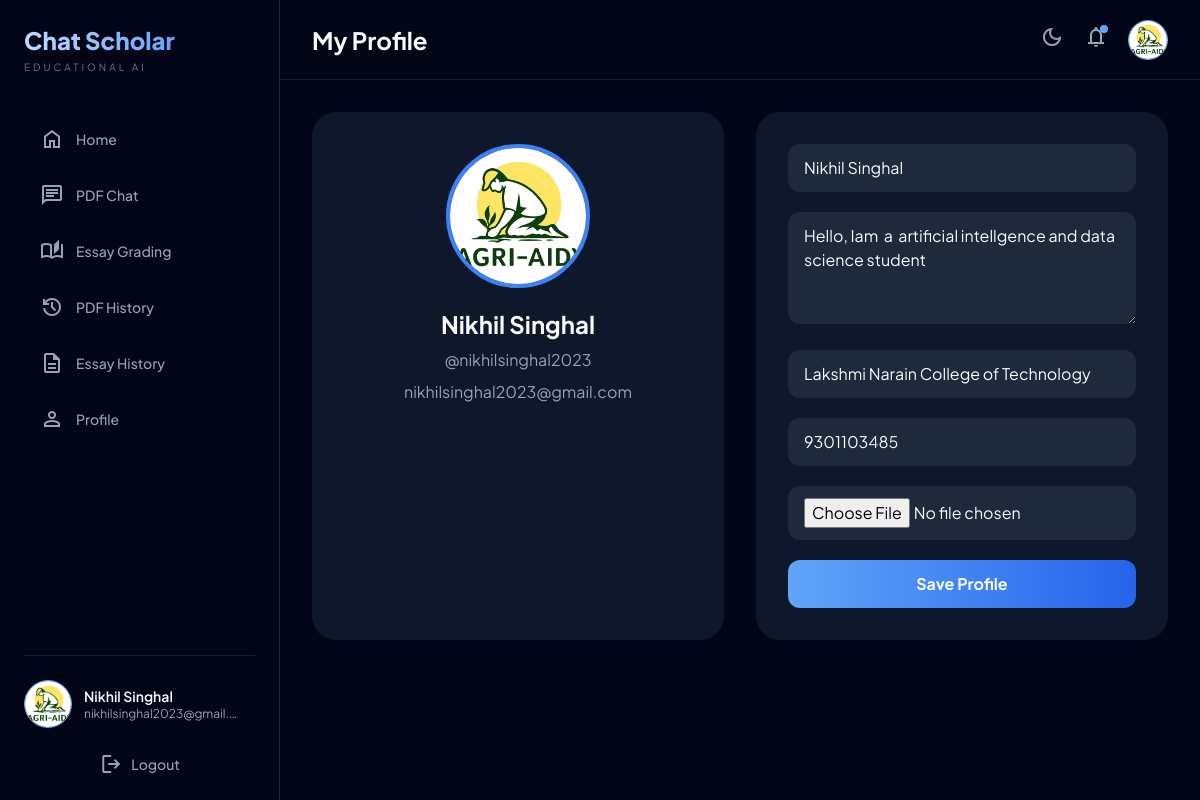
The page /profile (signed in) on the database its author committed.
### app1.py (models this page shows)
class User(db.Model, UserMixin):
    id = db.Column(db.Integer, primary_key=True)
    username = db.Column(db.String(50), unique=True, nullable=False)
    full_name = db.Column(db.String(100), nullable=False)
    email = db.Column(db.String(120), unique=True, nullable=False)
    password = db.Column(db.String(200), nullable=False)
    date_of_birth = db.Column(db.Date, nullable=True)
    is_verified = db.Column(db.Boolean, default=False)
    otp = db.Column(db.String(6), nullable=True)
    otp_expiry = db.Column(db.DateTime, nullable=True)
    created_at = db.Column(db.DateTime, default=datetime.datetime.now)
    profile_image = db.Column(db.String(200), default="default.png")
    bio = db.Column(db.String(300))
    college = db.Column(db.String(100))
    phone = db.Column(db.String(20))
    pdfs = db.relationship('PDFHistory', backref='user', lazy=True)
    chats = db.relationship('ChatHistory', backref='user', lazy=True)

### app1.py (the view, shortened to what this page needs)
@app.route('/profile', methods=['GET', 'POST'])
@login_required
def profile():
    return render_template("profile.html")

### app1.py (called while the page is built)
@login_manager.user_loader
def load_user(user_id):
    return User.query.get(int(user_id))

@app.context_processor
def inject_user():
    return dict(current_user=current_user)

@app.context_processor
def inject_notifications():
    if current_user.is_authenticated:
        notifications = Notification.query.filter_by(
            user_id=current_user.id
        ).order_by(Notification.created_at.desc()).limit(5).all()
        unread_count = Notification.query.filter_by(
            user_id=current_user.id,
            is_read=False
        ).count()
        return dict(
            notifications=notifications,
            unread_count=unread_count
        )
    return dict(
        notifications=[],
        unread_count=0
    )

### templates/profile.html (shortened to what this page needs)
{% extends 'base.html' %}
{% block page_heading %}
<h2 class="text-2xl font-bold">My Profile</h2>
{% endblock %}
{% block content %}
<div class="grid md:grid-cols-2 gap-8">
    <div class="bg-slate-900 rounded-3xl p-8 text-center">
        <img src="{{ url_for('static', filename='uploads/' + current_user.profile_image) }}"
        class="w-36 h-36 rounded-full mx-auto object-cover border-4 border-blue-500">
        <h3 class="text-2xl font-bold mt-5">
            {{ current_user.full_name }}
        </h3>
        <p class="text-slate-400 mt-2">
            @{{ current_user.username }}
        </p>
        <p class="text-slate-400 mt-2">
            {{ current_user.email }}
        </p>
    </div>
    <div class="bg-slate-900 rounded-3xl p-8">
        <form method="POST" enctype="multipart/form-data" class="space-y-5">
            <input type="text" name="full_name"
            value="{{ current_user.full_name }}"
            placeholder="Full Name"
            class="w-full bg-slate-800 rounded-xl px-4 py-3">
            <textarea name="bio"
            placeholder="Your bio"
            class="w-full bg-slate-800 rounded-xl px-4 py-3 h-28">{{ current_user.bio }}</textarea>
            <input type="text" name="college"
            value="{{ current_user.college }}"
            placeholder="College"
            class="w-full bg-slate-800 rounded-xl px-4 py-3">
            <input type="text" name="phone"
            value="{{ current_user.phone }}"
            placeholder="Phone"
            class="w-full bg-slate-800 rounded-xl px-4 py-3">
            <input type="file" name="profile_image"
            class="w-full bg-slate-800 rounded-xl px-4 py-3">
            <button type="submit"
            class="w-full bg-gradient-to-r from-blue-400 to-blue-600 py-3 rounded-xl font-bold">
                Save Profile
            </button>
        </form>
    </div>
</div>
{% endblock %}

### templates/base.html (shortened to what this page needs)
<!DOCTYPE html>
<html lang="en" id="html-root">
<head>
<script src="https://cdn.tailwindcss.com"></script>
</head>
<body class="bg-slate-950 text-white overflow-x-hidden transition-all duration-300">
<div class="flex min-h-screen">
    <aside class="fixed left-0 top-0 h-full w-[280px] bg-slate-950/95 backdrop-blur-xl border-r border-slate-800 z-50 flex flex-col p-6">
        <div class="mb-10">
            <h1 class="text-2xl font-extrabold bg-gradient-to-r from-blue-200 to-blue-500 bg-clip-text text-transparent">
            </h1>
            <p class="text-[10px] uppercase tracking-[0.3em] text-slate-500 mt-1">
                Educational AI
            </p>
        </div>
        <nav class="flex-1 space-y-2">
            <a href="{{ url_for('home') }}"
            class="flex items-center gap-3 px-4 py-3 rounded-xl text-slate-400 hover:text-white hover:bg-white/5 transition">
                <span class="material-symbols-outlined">home</span>
                <span class="text-sm font-medium">Home</span>
            </a>
            <a href="{{ url_for('pdf_chat') }}"
            class="flex items-center gap-3 px-4 py-3 rounded-xl text-slate-400 hover:text-white hover:bg-white/5 transition">
                <span class="material-symbols-outlined">chat</span>
                <span class="text-sm font-medium">PDF Chat</span>
            </a>
            <a href="{{ url_for('essay_rubric') }}"
            class="flex items-center gap-3 px-4 py-3 rounded-xl text-slate-400 hover:text-white hover:bg-white/5 transition">
                <span class="material-symbols-outlined">auto_stories</span>
                <span class="text-sm font-medium">Essay Grading</span>
            </a>
            <a href="{{ url_for('pdf_history') }}"
            class="flex items-center gap-3 px-4 py-3 rounded-xl text-slate-400 hover:text-white hover:bg-white/5 transition">
                <span class="material-symbols-outlined">history</span>
                <span class="text-sm font-medium">PDF History</span>
            </a>
            <a href="{{ url_for('essay_history') }}"
            class="flex items-center gap-3 px-4 py-3 rounded-xl text-slate-400 hover:text-white hover:bg-white/5 transition">
                <span class="material-symbols-outlined">description</span>
                <span class="text-sm font-medium">Essay History</span>
            </a>
            <a href="{{ url_for('profile') }}"
            class="flex items-center gap-3 px-4 py-3 rounded-xl text-slate-400 hover:text-white hover:bg-white/5 transition">
                <span class="material-symbols-outlined">person</span>
                <span class="text-sm font-medium">Profile</span>
            </a>
        </nav>
        {% if current_user.is_authenticated %}
        <div class="pt-6 border-t border-white/10">
            <a href="{{ url_for('profile') }}"
            class="flex items-center gap-3 hover:opacity-90 transition">
                <img
                src="{{ url_for('static', filename='uploads/' + (current_user.profile_image or 'default.png')) }}"
                class="w-12 h-12 rounded-full object-cover border border-blue-400">
                <div class="min-w-0">
                    <p class="text-sm font-semibold truncate">
                        {{ current_user.full_name }}
                    </p>
                    <p class="text-xs text-slate-400 truncate max-w-[160px]">
                        {{ current_user.email }}
                    </p>
                </div>
            </a>
            <div class="h-6"></div>
            <div class="flex justify-center">
                <a href="{{ url_for('logout') }}"
                class="flex items-center gap-2 text-slate-400 hover:text-white transition">
                    <span class="material-symbols-outlined">logout</span>
                    <span class="text-sm font-medium">Logout</span>
                </a>
            </div>
        </div>
        {% endif %}
    </aside>
    <div class="flex-1 ml-[280px]">
        <header class="h-20 border-b border-white/10 flex items-center justify-between px-8">
            <div>
                {% block page_heading %}{% endblock %}
            </div>
            <div class="flex items-center gap-5">
                <button onclick="toggleDark()"
                class="text-slate-400 hover:text-blue-300 transition">
                    <span class="material-symbols-outlined" id="theme-icon">dark_mode</span>
                </button>
                <button class="relative text-slate-400 hover:text-blue-300 transition">
                    <span class="material-symbols-outlined">notifications</span>
                    <span class="absolute top-0 right-0 w-2 h-2 bg-blue-400 rounded-full"></span>
                </button>
                {% if current_user.is_authenticated %}
                <a href="{{ url_for('profile') }}">
                    <img
                    src="{{ url_for('static', filename='uploads/' + (current_user.profile_image or 'default.png')) }}"
                    class="w-10 h-10 rounded-full object-cover border border-blue-400 hover:scale-105 transition">
                </a>
                {% endif %}
            </div>
        </header>
        <main class="p-8">
            {% block content %}{% endblock %}
        </main>
    </div>
</div>
</body>
</html>

### templates/base.html (style rules this page uses)
body { font-family:'Plus Jakarta Sans',sans-serif; }
.dark body { background:#020617; color:#f8fafc; }

### rows shown on the page
User: profile_image (picture), full_name "Nikhil Singhal", email "nikhilsinghal2023@gmail.…", username "nikhilsinghal2023", email "nikhilsinghal2023@gmail.com", bio "Hello, Iam a artificial intellgence and data science student", college "Lakshmi Narain College of Technology", phone "9301103485"
